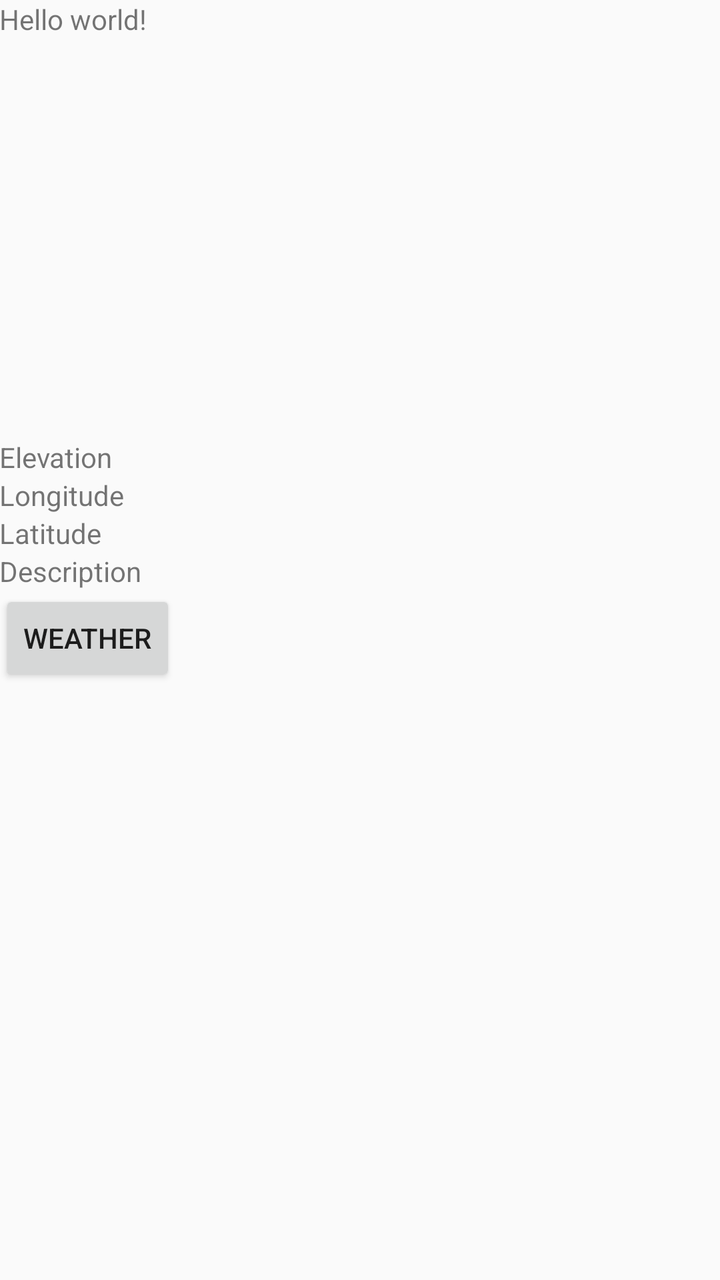
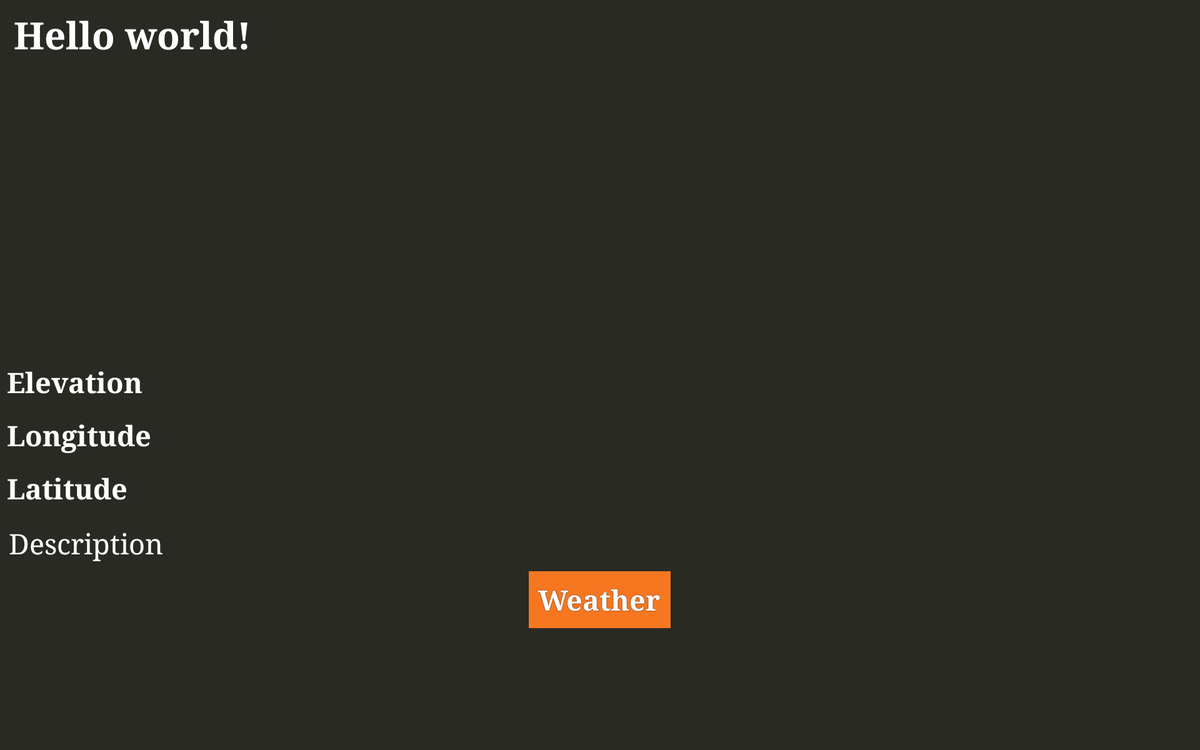

First picture: res/layout/ on a phone held upright. Second picture: the repository's own variant of that layout, on a device whose configuration matches the variant's folder. Source for both follows.
<!-- AndroidManifest.xml: application theme AppTheme -->
<!-- res/layout/fragment_detail.xml -->
<?xml version="1.0" encoding="utf-8"?>
<ScrollView xmlns:android="http://schemas.android.com/apk/res/android"
    android:layout_width="match_parent"
    android:layout_height="match_parent" >


<RelativeLayout xmlns:android="http://schemas.android.com/apk/res/android"
    xmlns:tools="http://schemas.android.com/tools"
    android:layout_width="match_parent"
    android:layout_height="wrap_content"
    android:paddingLeft="@dimen/activity_horizontal_margin"
    android:paddingRight="@dimen/activity_horizontal_margin"
    android:paddingTop="@dimen/activity_vertical_margin"
    android:paddingBottom="@dimen/activity_vertical_margin"
    tools:context="com.example.rukshani.trip.DetailActivity$PlaceholderFragment">

    <TextView
        android:text="@string/hello_world"
        android:id="@+id/detail_text"
        android:layout_width="match_parent"
        android:layout_height="wrap_content" />

    <ImageView
        android:layout_width="match_parent"
        android:layout_height="200dp"
        android:id="@+id/image_View"
        android:layout_centerHorizontal="true"
        android:layout_below="@+id/detail_text" />


    <TextView
        android:layout_width="match_parent"
        android:layout_height="wrap_content"
        android:text="Elevation"
        android:id="@+id/tv_elev"
        android:layout_below="@+id/image_View"
        android:layout_alignParentLeft="true"
        android:layout_alignParentStart="true" />

    <TextView
        android:layout_width="match_parent"
        android:layout_height="wrap_content"
        android:text="Longitude"
        android:id="@+id/tv_long"
        android:layout_below="@+id/tv_elev"
        android:layout_alignParentLeft="true"
        android:layout_alignParentStart="true" />

    <TextView
        android:layout_width="match_parent"
        android:layout_height="wrap_content"
        android:text="Latitude"
        android:id="@+id/tv_lat"
        android:layout_below="@+id/tv_long"
        android:layout_alignParentLeft="true"
        android:layout_alignParentStart="true" />

    <TextView
        android:layout_width="wrap_content"
        android:layout_height="wrap_content"
        android:text="Description"
        android:id="@+id/tv_des"
        android:layout_below="@+id/tv_lat"
        android:layout_alignParentLeft="true"
        android:layout_alignParentStart="true" />

    <Button
        android:layout_width="wrap_content"
        android:layout_height="wrap_content"
        android:text="Weather"
        android:id="@+id/btn_weather"
        android:layout_below="@+id/tv_des"
        android:layout_alignParentLeft="true"
        android:layout_alignParentStart="true" />

</RelativeLayout>

</ScrollView>
<!-- resources referenced by this layout -->
<resources>
  <string name="hello_world">Hello world!</string>
  <style name="AppTheme" parent="Theme.AppCompat.Light.DarkActionBar">
          
      </style>
</resources>
<!-- res/layout-sw720dp/fragment_detail.xml (the author's variant of the layout above) -->
<!-- drawn on a large tablet held sideways -->
<?xml version="1.0" encoding="utf-8"?>
<ScrollView xmlns:android="http://schemas.android.com/apk/res/android"
    android:layout_width="match_parent"
    android:layout_height="match_parent"
    android:background="#ff292a24">


<RelativeLayout xmlns:android="http://schemas.android.com/apk/res/android"
    xmlns:tools="http://schemas.android.com/tools"
    android:layout_width="match_parent"
    android:layout_height="wrap_content"
    android:paddingLeft="@dimen/activity_horizontal_margin"
    android:paddingRight="@dimen/activity_horizontal_margin"
    android:paddingTop="@dimen/activity_vertical_margin"
    android:paddingBottom="@dimen/activity_vertical_margin"
    tools:context="com.example.rukshani.trip.DetailActivity$PlaceholderFragment">

    <TextView
        android:text="@string/hello_world"
        android:id="@+id/detail_text"
        android:layout_width="match_parent"
        android:layout_height="wrap_content"
        android:textColor="#ffffffff"
        android:textSize="40sp"
        android:textStyle="bold"
        android:typeface="serif"
        android:paddingLeft="15dip"
        android:paddingTop="10dip"
        android:paddingRight="15dip"
        android:paddingBottom="15dip" />

    <ImageView
        android:layout_width="wrap_content"
        android:layout_height="300dp"
        android:id="@+id/image_View"
        android:layout_centerHorizontal="true"
        android:layout_below="@+id/detail_text"
        android:contentDescription="placeImage" />


    <TextView
        android:layout_width="match_parent"
        android:layout_height="wrap_content"
        android:text="Elevation"
        android:id="@+id/tv_elev"
        android:layout_below="@+id/image_View"
        android:layout_alignParentLeft="true"
        android:layout_alignParentStart="true"
        android:padding="8dip"
        android:textSize="30dp"
        android:textStyle="bold"
        android:textColor="#ffffff"
        android:typeface="serif" />

    <TextView
        android:layout_width="match_parent"
        android:layout_height="wrap_content"
        android:text="Longitude"
        android:id="@+id/tv_long"
        android:layout_below="@+id/tv_elev"
        android:layout_alignParentLeft="true"
        android:layout_alignParentStart="true"
        android:padding="8dip"
        android:textSize="30dp"
        android:textStyle="bold"
        android:textColor="#ffffff"
        android:typeface="serif" />

    <TextView
        android:layout_width="match_parent"
        android:layout_height="wrap_content"
        android:text="Latitude"
        android:id="@+id/tv_lat"
        android:layout_below="@+id/tv_long"
        android:layout_alignParentLeft="true"
        android:layout_alignParentStart="true"
        android:padding="8dip"
        android:textSize="30dp"
        android:textStyle="bold"
        android:textColor="#ffffff"
        android:typeface="serif" />

    <TextView
        android:layout_width="wrap_content"
        android:layout_height="wrap_content"
        android:text="Description"
        android:id="@+id/tv_des"
        android:layout_below="@+id/tv_lat"
        android:layout_alignParentLeft="true"
        android:layout_alignParentStart="true"
        android:padding="10dip"
        android:textSize="30dp"
        android:textColor="#ffffff"
        android:typeface="serif" />

    <Button
        style="@style/btn_style"
        android:layout_width="wrap_content"
        android:layout_height="wrap_content"
        android:text="Weather"
        android:id="@+id/btn_weather"
        android:padding="10dip"
        android:layout_below="@+id/tv_des"
        android:layout_centerHorizontal="true"
        android:typeface="serif"
        android:textSize="30dp" />

</RelativeLayout>

</ScrollView>
<!-- resources referenced by the variant -->
<!-- as a large tablet held sideways resolves them -->
<resources>
  <string name="hello_world">Hello world!</string>
  <style name="btn_style" parent="@android:style/Widget.Button">
          <item name="android:textSize">15sp</item>
          <item name="android:textStyle">bold</item>
          <item name="android:textColor">#FFFFFF</item>
          <item name="android:gravity">center</item>
          <item name="android:shadowColor">#000000</item>
          <item name="android:shadowRadius">0.6</item>
          <item name="android:padding">10dip</item>
          <item name="android:background">@drawable/style_btn</item>
  
      </style>
  <style name="AppTheme" parent="Theme.AppCompat.Light.DarkActionBar">
          
      </style>
  <!-- drawable style_btn (drawable) -->
  <?xml version="1.0" encoding="utf-8"?>
  <selector xmlns:android="http://schemas.android.com/apk/res/android">
      <item android:state_pressed="true">
         <shape android:shape="rectangle">
             <corners android:radius="0dip"/>
             <solid android:color="#ffffe732"/>
         </shape>
      </item>
  
      <item android:state_focused="true">
          <shape android:shape="rectangle">
              <solid android:color="#ff948f95"></solid>
          </shape>
      </item>
  
      <item>
          <shape android:shape="rectangle">
              <solid android:color="#fff77721"></solid>
          </shape>
      </item>
  
  
  </selector>
</resources>
